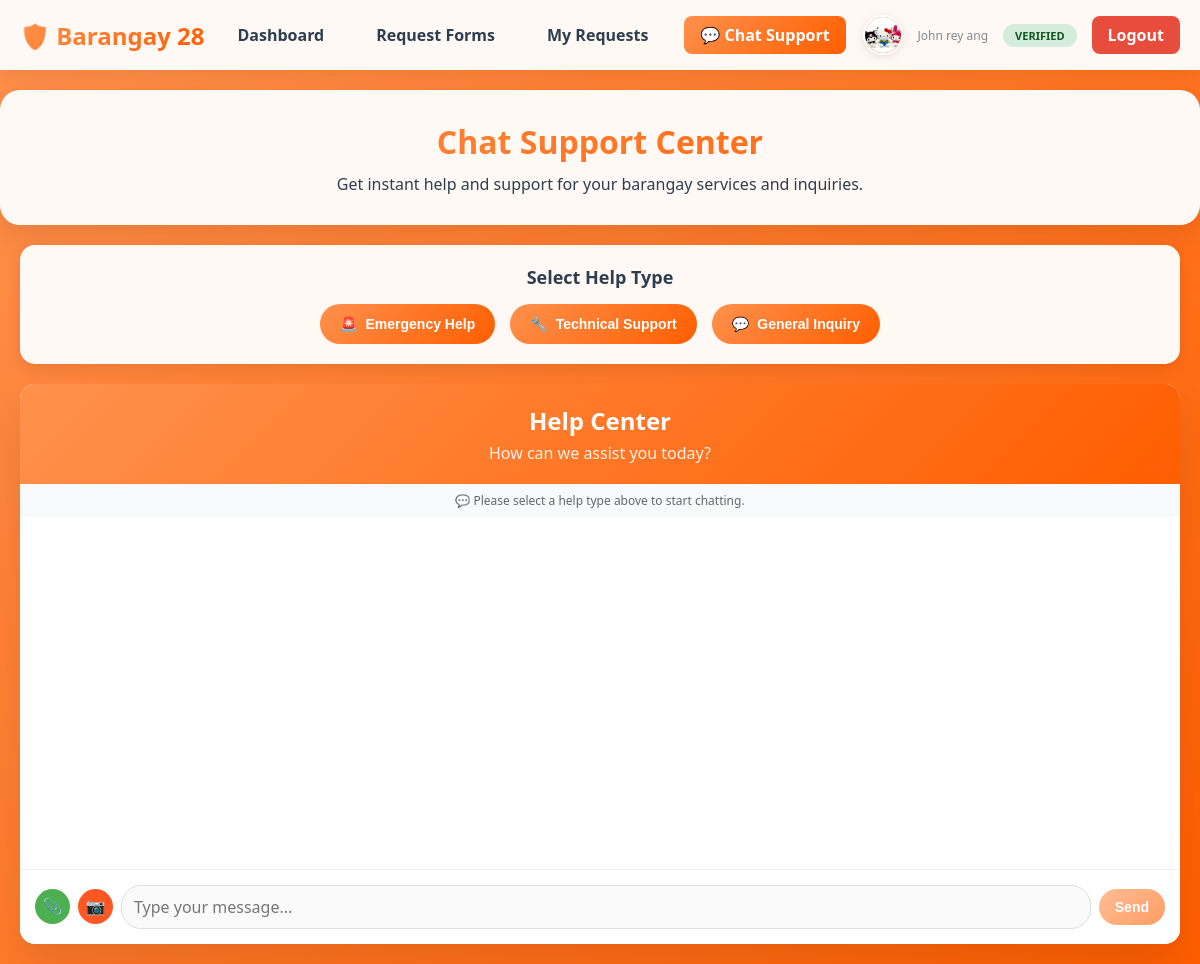
The page /user.php (signed in) on the database its author committed.
### tables this page shows
CREATE TABLE `users` (
  `id` int(11) NOT NULL,
  `first_name` varchar(100) NOT NULL,
  `middle_name` varchar(100) DEFAULT NULL,
  `last_name` varchar(100) NOT NULL,
  `mobile_number` varchar(15) NOT NULL,
  `city` varchar(100) NOT NULL,
  `barangay` varchar(100) NOT NULL,
  `email` varchar(255) NOT NULL,
  `profile_picture` varchar(500) DEFAULT NULL,
  `password` varchar(255) NOT NULL,
  `is_active` tinyint(1) DEFAULT 1,
  `status` enum('basic','verified') DEFAULT 'basic',
  `created_at` timestamp NULL DEFAULT current_timestamp(),
  `updated_at` timestamp NULL DEFAULT current_timestamp() ON UPDATE current_timestamp()
);

### user.php (the view, shortened to what this page needs)
<?php
require_once 'config.php';
try {
    $stmt = $pdo->prepare("
        SELECT status, is_active, barangay, first_name, last_name, city, profile_picture
        FROM users
        WHERE id = ?
    ");
    $stmt->execute([$_SESSION['user_id']]);
    $user_data = $stmt->fetch(PDO::FETCH_ASSOC);
    $user_status = $user_data['status'];
    $user_barangay = $user_data['barangay'];
    $first_name = $user_data['first_name'];
    $last_name = $user_data['last_name'];
    $profile_picture = $user_data['profile_picture'];
} catch (Exception $e) {
    session_destroy();
    header("Location: user_login.php");
    exit();
}
?>
<!DOCTYPE html>
<html lang="en">
<head>
</head>
<body>
    <nav class="navbar">
        <div class="nav-container">
            <div class="logo">🛡️ Barangay <?php echo htmlspecialchars($user_barangay); ?></div>
            <div class="nav-links">
                <a href="user_dashboard.php" class="nav-link">Dashboard</a>
                <?php if ($user_status === 'verified'): ?>
                    <a href="user_forms.php" class="nav-link">Request Forms</a>
                <?php endif; ?>
                <a href="user_requests.php" class="nav-link">My Requests</a>
                <a href="user.php" class="nav-link active">💬 Chat Support</a>
            </div>
            <div class="user-info">
                <a href="user_edit.php" class="user-avatar" title="Edit Profile">
                    <?php if (!empty($profile_picture) && file_exists($profile_picture)): ?>
                        <img src="<?php echo htmlspecialchars($profile_picture); ?>" alt="Profile Picture">
                    <?php else: ?>
                        <span class="user-avatar-initial"><?php echo strtoupper($first_name[0]); ?></span>
                    <?php endif; ?>
                </a>
                <div>
                    <div style="font-size: 12px; color: #7f8c8d;">
                        <?php echo $first_name . " " . $last_name; ?>
                    </div>
                </div>
                <div class="user-status status-<?php echo $user_status; ?>">
                    <?php echo ucfirst($user_status); ?>
                </div>
                <a href="logout.php" class="logout-btn" onclick="return confirm('Are you sure you want to logout?')">Logout</a>
            </div>
        </div>
    </nav>
    <div class="welcome-banner">
        <h1 class="welcome-title">Chat Support Center</h1>
        <p>Get instant help and support for your barangay services and inquiries.</p>
    </div>
    <div class="main-chat-container">
        <div class="help-type-selector">
            <div class="help-type-title">Select Help Type</div>
            <div class="help-type-buttons">
                <button class="help-type-btn" data-type="emergency" type="button">
                    <span>🚨</span>
                    <span>Emergency Help</span>
                </button>
                <button class="help-type-btn" data-type="technical" type="button">
                    <span>🔧</span>
                    <span>Technical Support</span>
                </button>
                <button class="help-type-btn" data-type="general" type="button">
                    <span>💬</span>
                    <span>General Inquiry</span>
                </button>
            </div>
        </div>
        <div class="chat-container">
            <div class="chat-header">
                <h2>Help Center</h2>
                <p>How can we assist you today?</p>
            </div>
            <div class="status" id="statusMessage">
                💬 Please select a help type above to start chatting.
            </div>
            <div class="chat-messages" id="chatMessages">
            </div>
            <div class="chat-input">
                <div class="input-area">
                    <div class="input-row">
                        <button class="attachment-btn" type="button" title="Upload from gallery" onclick="document.getElementById('fileInput').click()">
                            📎
                        </button>
                        <button class="camera-btn" type="button" title="Take photo with camera" onclick="openCamera()">
                            📷
                        </button>
                        <textarea id="messageInput" class="message-input" placeholder="Type your message..." rows="1" disabled onkeypress="handleKeyPress(event)"></textarea>
                        <button class="send-btn" id="sendBtn" type="button" disabled onclick="sendMessage()">Send</button>
                    </div>
                </div>
            </div>
        </div>
    </div>
</body>
</html>

### rows shown on the page
users: barangay "28", profile_picture (picture), first_name "John rey", last_name "ang", status "VERIFIED"
